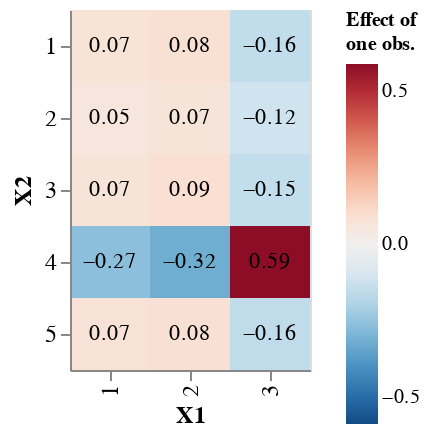

The code cell stored with this chart in its notebook:
### Markdown cell above
Now we take one observation ($X_1 = 3$ and $X_2 = 4$) and we look at how it will influence the raked values.

### Code cell
index = np.argmax(np.abs(df_y.grad_y))
index_var1 = df_y.iloc[index].X1
index_var2 = df_y.iloc[index].X2
df_y_loc = df_y.loc[(df_y.X1==index_var1)&(df_y.X2==index_var2)]
max_scale = max(abs(df_y_loc['grad_y'].min()), abs(df_y_loc['grad_y'].max()))

base = alt.Chart(df_y_loc).encode(
    x=alt.X('raked_1:N', axis=alt.Axis(title='X1')),
    y=alt.Y('raked_2:N', axis=alt.Axis(title='X2')),
)

heatmap = base.mark_rect().encode(
    color=alt.Color('grad_y:Q',
        scale=alt.Scale(scheme='redblue', domain=[-max_scale, max_scale], reverse=True),
        legend=alt.Legend(title=['Effect of', 'one obs.']))
)

text = base.mark_text(baseline='middle').encode(
    alt.Text('grad_y:Q', format='.2f')
)

chart = alt.layer(heatmap, text
).properties(
    width=120,
    height=180
).configure_title(
    fontSize=12
).configure_axis(
    labelFontSize=12,
    titleFontSize=12
).configure_legend(
    labelFontSize=10,
    titleFontSize=10
)
chart

### Figure 1 — Vega-Lite specification as saved in the notebook (floating-point values rounded to 4 significant figures)
{"config": {"view": {"continuousWidth": 300, "continuousHeight": 300}, "axis": {"labelFontSize": 12, "titleFontSize": 12}, "legend": {"labelFontSize": 10, "titleFontSize": 10}, "title": {"fontSize": 12}}, "layer": [{"mark": {"type": "rect"}, "encoding": {"color": {"field": "grad_y", "legend": {"title": ["Effect of", "one obs."]}, "scale": {"domain": [-0.5874, 0.5874], "reverse": true, "scheme": "redblue"}, "type": "quantitative"}, "x": {"axis": {"title": "X1"}, "field": "raked_1", "type": "nominal"}, "y": {"axis": {"title": "X2"}, "field": "raked_2", "type": "nominal"}}}, {"mark": {"type": "text", "baseline": "middle"}, "encoding": {"text": {"field": "grad_y", "format": ".2f", "type": "quantitative"}, "x": {"axis": {"title": "X1"}, "field": "raked_1", "type": "nominal"}, "y": {"axis": {"title": "X2"}, "field": "raked_2", "type": "nominal"}}}], "data": {"name": "data-b07db9779e1ed9da50883acfdc2159e2"}, "height": 180, "width": 120, "$schema": "https://vega.github.io/schema/vega-lite/v5.20.1.json", "datasets": {"data-b07db9779e1ed9da50883acfdc2159e2": [{"raked_1": 1, "raked_2": 1, "X1": 3, "X2": 4, "grad_y": 0.07189}, {"raked_1": 2, "raked_2": 1, "X1": 3, "X2": 4, "grad_y": 0.0842}, {"raked_1": 3, "raked_2": 1, "X1": 3, "X2": 4, "grad_y": -0.1561}, {"raked_1": 1, "raked_2": 2, "X1": 3, "X2": 4, "grad_y": 0.05389}, {"raked_1": 2, "raked_2": 2, "X1": 3, "X2": 4, "grad_y": 0.06706}, {"raked_1": 3, "raked_2": 2, "X1": 3, "X2": 4, "grad_y": -0.121}, {"raked_1": 1, "raked_2": 3, "X1": 3, "X2": 4, "grad_y": 0.06744}, {"raked_1": 2, "raked_2": 3, "X1": 3, "X2": 4, "grad_y": 0.08625}, {"raked_1": 3, "raked_2": 3, "X1": 3, "X2": 4, "grad_y": -0.1537}, {"raked_1": 1, "raked_2": 4, "X1": 3, "X2": 4, "grad_y": -0.2672}, {"raked_1": 2, "raked_2": 4, "X1": 3, "X2": 4, "grad_y": -0.3202}, {"raked_1": 3, "raked_2": 4, "X1": 3, "X2": 4, "grad_y": 0.5874}, {"raked_1": 1, "raked_2": 5, "X1": 3, "X2": 4, "grad_y": 0.07398}, {"raked_1": 2, "raked_2": 5, "X1": 3, "X2": 4, "grad_y": 0.08265}, {"raked_1": 3, "raked_2": 5, "X1": 3, "X2": 4, "grad_y": -0.1566}]}}
